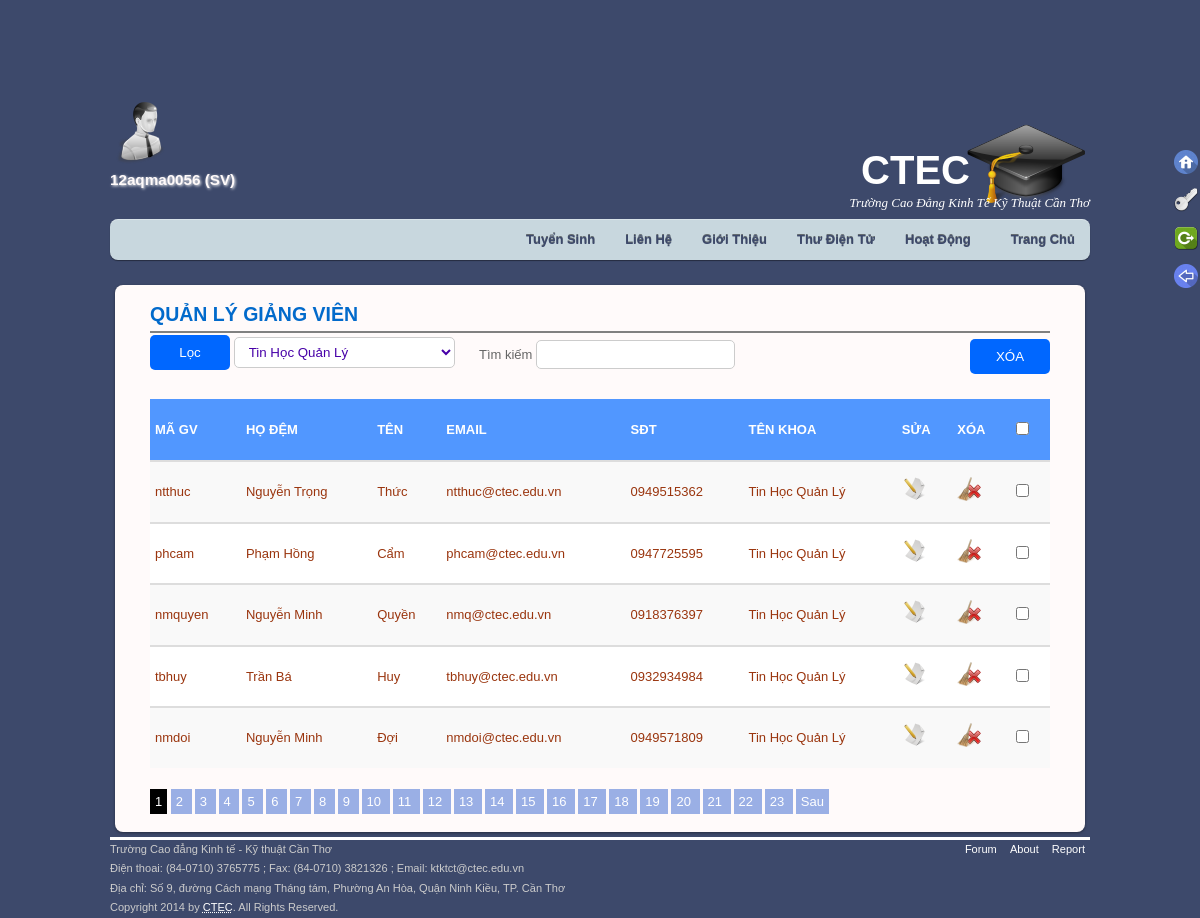
The app's page /php/QT.php (signed in) with its own data.
### tables this page shows
CREATE TABLE IF NOT EXISTS `taikhoan` (
  `tendangnhap` varchar(50) NOT NULL,
  `matkhau` varchar(50) NOT NULL,
  `quyen` varchar(50) NOT NULL,
  PRIMARY KEY (`tendangnhap`),
  KEY `quyen` (`quyen`)
);

CREATE TABLE IF NOT EXISTS `giangvien` (
  `idgiangvien` int(11) NOT NULL AUTO_INCREMENT,
  `magv` varchar(50) NOT NULL,
  `hodem` varchar(50) NOT NULL,
  `ten` varchar(50) NOT NULL,
  `email` varchar(50) NOT NULL,
  `SĐT` int(11) NOT NULL,
  `idkhoa` int(11) NOT NULL,
  PRIMARY KEY (`idgiangvien`),
  UNIQUE KEY `magv` (`magv`),
  UNIQUE KEY `magv_2` (`magv`),
  UNIQUE KEY `magv_3` (`magv`),
  KEY `idkhoa` (`idkhoa`),
  KEY `idkhoa_2` (`idkhoa`)
);

CREATE TABLE IF NOT EXISTS `khoa` (
  `idkhoa` int(11) NOT NULL AUTO_INCREMENT,
  `tenkhoa` varchar(45) DEFAULT NULL,
  PRIMARY KEY (`idkhoa`)
);

### php/ketnoi.php (called while the page is built, shortened)
<?php
$host= 'http://'.$_SERVER['HTTP_HOST'].'/';
$images=$host.'images/';
$php=$host.'php/';
$page=$host.'index.php?page=';
?>

### includes/div_QTGV.php (the view, shortened to what this page needs)
<article id="post clearfix" class="post clearfix">
	<h1 class="post-title"><a href="#">QUẢN LÝ GIẢNG VIÊN</a></h1>
    <hr color="gray" />
    <?php if (isset ( $_SESSION ["tendangnhap"] )){
    	 		if (! isset ( $_GET ['ok'] )) {
						$start = ($_GET ['page'] - 1) * 5;
						$select = "select magv, hodem, ten, email, SĐT, tenkhoa, idgiangvien  ";
						$select .= "from giangvien, khoa ";
						$select .= "where giangvien.idkhoa=khoa.idkhoa limit $start, 5";
						$kq = mysql_query ( $select, $connect );
						if($kq){
							$num = mysql_num_rows ( $kq );
							if ($num > 0) {
								echo '<form name="form1" method="post" action="checkGV.php">';
								echo "<input  type='submit' value='XÓA' name='delete' id='delete'/>";
								$sel = "select magv, hodem, ten, email, SĐT, tenkhoa, idgiangvien  ";
								$sel .= "from giangvien, khoa ";
								$sel .= "where giangvien.idkhoa=khoa.idkhoa";
								$res = mysql_query ( $sel, $connect );
								$number = mysql_num_rows ( $res );
								$tst = floor ( $number / 5 )+1;
								?>
							<br /><br/>	<?php if($num>0){ ?> <table><thead><tr><th>Mã GV</th><th>Họ Đệm<th>Tên</th>
							<th>Email</th><th>SĐT</th><th>Tên Khoa</th><th>Sửa</th><th>Xóa</th><th>
							<input type='checkbox' id='selectall' /></th></tr></thead> <tbody> <?php }
							else{
											echo "<br /><img src='".$images."del.png'><h2 style='margin-left: 150px;'>không có dữ liệu để hiện thị!</h2>";
											} ?>
								<?php while ( $row = mysql_fetch_array ( $kq ) ) {
									echo "<tr>";
									echo "<td>$row[0]</td>";
									echo "<td>$row[1]</td>";
									echo "<td>$row[2]</td>";
									echo "<td>$row[3]</td>";
									echo "<td>0$row[4]</td>";
									echo "<td>$row[5]</td>";
									echo "<td><a href='".$page."suagiangvien&&idgiangvien=$row[idgiangvien]'><img src='".$images."edit.png' /></td>";
									echo "<td><a href=\"#\" onclick=\"delgv_notpaging('$_GET[page]', '$row[idgiangvien]');\"><img src='".$images."xoa.png' /></a></td>";
									echo "<td><input class='checkbox1' name='checkbox[]' type='checkbox'
								value='$row[idgiangvien]' /></td></tr>";
								}
								echo " </tbody></table></form><br />";
								for($i = 1; $i <= $tst; $i ++) {
									if ($i == $_GET ['page']) {
										echo ' <a href="#" class="active">' . $i . '</a> ';
									} else {
										echo '<a class="a" href="'.$_SERVER['PHP_SELF'].'?page=' . $i . '">' . $i . ' </a>  ';
									}
								}
								if ($_GET ['page'] < $tst) {
									echo '<a class="a" href="'.$_SERVER['PHP_SELF'].'?page=' . ($_GET ['page'] + 1) . '"> Sau</a>';
								}
							}
							} else {
								echo "<br /><img src='".$images."del.png'><h2 style='margin-left: 150px;'>không có dữ liệu để hiện thị!</h2>";
							}
						}
    	  }else {
				header ( "location:$host.'dangnhap.php'" );
			   }
					?>
		<?php if($num>0){ ?>
			<form id="filter" action="<?=$_SERVER['PHP_SELF'];?>" method='get'>
				<input  class="filterbtn" type='submit' name='ok' value='Lọc' />
				<select class="input" name='selkhoa'>;
						<?php
						$re = mysql_query ( "SELECT * FROM khoa" );
						for(; $row = mysql_fetch_array ( $re );) {
							echo "<option value='" . $row ['idkhoa'] . "'>" . $row ['tenkhoa'] . "</option>";
						}
						?>
				</select>
			</form>
			<?php } ?>
</article>

### php/QT.php (shortened to what this page needs)
 <?php
         include "ketnoi.php";
    ?>
<!doctype html>
<html lang="en">
<head>
<link href="../css/main.css" rel="stylesheet" type="text/css">
<link href="../css/database.css" rel="stylesheet" type="text/css">
<link href="../css/QT.css" rel="stylesheet" type="text/css">
<link href="../css/media-queries.css" rel="stylesheet" type="text/css">
</head>
<body>
<?php include $inc."div_mxh.php"; ?>
<div id="pagewrap">
	<header id="header">
		<?php
			include $inc."div_user.php";
			include $inc."div.logo.php";
			include $inc."div_menu.php";
		?>
	</header>
	<br />
	<div id="content">
	<?php include $inc."div_QTGV.php"; ?>
	<?php if(isset($num)&&$num>0){ ?>
			<form id="search" >
				Tìm kiếm <input type="text" onkeyup="showResult(this.value)"  />
			</form>  <?php } ?>
	</div>
	<?php include $inc."div_footer.php"; ?>
</div>
</body>
</html>

### includes/div_mxh.php (shortened to what this page needs)
<div id="mxh">
	<ul class="social" id="css3">
			<?php if(isset($_SESSION['tendangnhap'])){ ?>
			<li class="index"><a href="<?=$host;?>"><strong>Trang chủ</strong></a></li>
						<li class="dmk"><a href='<?=$page.'doimatkhau';?>'><strong>Mật Khẩu</strong></a></li>
						<li class="dangxuat"><a href="<?=$php.'dangxuat.php';?>" onclick="return confirmLogout();"><strong>THOÁT</strong></a></li>
						<li class="back"><a href='javascript:history.go(-1)'><strong>Trở về</strong></a></li>
			<?php } ?>
			<?php
			if(isset($_SESSION['tendangnhap']) && $_SESSION['quyen']=='SV'){ ?>
					<li class="sinhvien"><a href='<?=$php.'SV.php';?>'><strong>Học Phần</strong></a></li>
			<?php } ?>
		</ul>
</div>

### includes/div_user.php
<?php
		if(isset($_SESSION['tendangnhap'])){
					$sl="select tendangnhap, quyen ";
					$sl.="from taikhoan ";
					$sl.="where tendangnhap="."'".$_SESSION["tendangnhap"]."'";
					$kq1=mysql_query($sl, $connect);
					while($row=mysql_fetch_array($kq1)){
					echo "<img src='".$images."admin.png' /><h3 style='color: snow; text-shadow: 1px 1px 3px white;'>$row[0] ($row[1])</h3>";
					}
			}
	 ?>

### includes/div.logo.php
<hgroup>
			<h1 id="site-logo"><a href="http://ctec.edu.vn">CTEC</a></h1>
			<h2 id="site-description">Trường Cao Đẳng Kinh Tế Kỹ Thuật Cần Thơ</h2>
		</hgroup>

### includes/div_menu.php
	<nav>
			<ul id="main-nav" class="clearfix">
		<li><a href="<?=$host?>">Trang Chủ</a></li>
		<li><a href="<?=$host.'slide/index.html';?>">Hoạt Động</a></li>
		<li><a href="http://mail.google.com/a/ctec.edu.vn">Thư Điện Tử</a></li>
		<li><a
			href="<?=$page.'gioithieu'?>">Giới
				Thiệu</a></li>
		<li><a
			href="<?=$page.'lienhe'?>">Liên
				Hệ</a>
			</li>
		<li><a href="http://www.ctec.edu.vn/ctec2013/?page=chitiet&id=386">Tuyển
				Sinh</a>
		</ul>
</nav>

### includes/div_footer.php (shortened to what this page needs)
<footer id="footer">
		<div id="information">
		<a href="http://ctec.edu.vn/Forum">Forum</a> <a href="#">About</a> <a
			href="#">Report</a>
	</div>
	<div id="copyright">
		Trường Cao đẳng Kinh tế - Kỹ thuật Cần Thơ<br /> Điện thoai: (84-0710)
		3765775 ; Fax: (84-0710) 3821326 ; Email: ktktct@ctec.edu.vn<br /> Địa
		chỉ: Số 9, đường Cách mạng Tháng tám, Phường An Hòa, Quận Ninh Kiều,
		TP. Cần Thơ<br /> Copyright 2014 by <a
			href="http://ctec.edu.vn/ctec2013"> <abbr
			title="Trương Cao Đẳng Kinh Tế Kỹ Thuật Cần Thơ">CTEC</abbr></a>. All
		Rights Reserved.
	</div>
	</footer>

### css/main.css (style rules this page uses)
html, body,div, dl, form, h1, h2, h3, h4, h5, h6, ol, p, pre, table, ul, dd, dt, li, tbody, td, tfoot, th, thead, tr, button, br, img, q, span { margin: 0; padding: 0 }
img { border: 0; outline: none }
img { max-width: 100%; height: auto; width: auto\9; }
article, aside, details, figcaption, figure, footer, header, hgroup, menu, nav, section { display: block }
body { background: #3D496B; font: 13px/150% Arial, Helvetica, sans-serif; color: #666 }
a { color: #026acb; text-decoration: none; outline: none; target: _blank }
#content { background: snow; padding: 20px 35px; -webkit-border-radius: 8px; -moz-border-radius: 8px; border-radius: 8px; -webkit-box-shadow: 0 1px 3px rgba(0, 0, 0, .4); -moz-box-shadow: 0 1px 3px rgba(0, 0, 0, .4); box-shadow: 0 1px 3px rgba(0, 0, 0, .4) }
#main-nav ul, li { margin: 14px 0 14px 24px; padding: 0; line-height: 140% }
#main-nav li { margin: 0 0 7px 0; padding: 0 }
#main-nav { width: 100%; background: #C8D7DE; margin: 0; padding: 0; position: absolute; right: 0; bottom: 0; z-index: 100; -webkit-border-radius: 8px; -moz-border-radius: 8px; border-radius: 8px; -webkit-box-shadow: inset 0 1px 0 rgba(255, 255, 255, .3), 0 1px 1px rgba(0, 0, 0, .4); -moz-box-shadow: inset 0 1px 0 rgba(255, 255, 255, .3), 0 1px 1px rgba(0, 0, 0, .4); box-shadow: inset 0 1px 0 rgba(255, 255, 255, .3), 0 1px 1px rgba(0, 0, 0, .4) }
#main-nav li { margin: 0; padding: 0; list-style: none; float: right; position: relative }
#main-nav li:first-child { margin-left: 10px }
#main-nav a { line-height: 100%; font-weight: bold; color: #3D496B; display: block; padding: 14px 15px; text-decoration: none; text-shadow: 0 -1px 0 rgba(0, 0, 0, .5) }
input[type="text"], input[type="password"] { background: #fff; border: 1px solid #ccc; padding: 6px 10px; outline: none; color: #4700A8; border-radius: 5px }
input[type="submit"] { background: #0067ff; border: 0; color: #fff; outline: none; width: 80px; padding: 10px; outline: none; border-radius: 5px }
#header { position: relative; height: 160px; background: transparent url("../images/logo.png") top right no-repeat }
#pagewrap { position: relative; }
#site-logo { position: absolute; top: 50px; right: 120px }
#site-logo a { font: bold 40px/100% Arial, Helvetica, sans-serif; color: #fff; text-decoration: none }
#site-description { font: italic 100%/130% "Times New Roman", Times, serif; color: #fff; position: absolute; top: 95px; right: 0 }
#footer { clear: both; color: #ccc; font-size: 85%; border-top: 3px solid white }
#footer a { color: #fff }
#information a { padding: 5px }
#information { float: right }
#mxh { display: none; position: fixed; right: 0px; top: 0px; background: transparent; width: 50px; height: 1000px; }
.social { list-style: none; margin-top: 150px; }
.social li { display: block; background-repeat: no-repeat; }
.social li a { display: block; width: 24px; height: 24px; position: relative; text-decoration: none }
li.index { background-image: url("../images/home.png") }
li.back { background-image: url("../images/back.png") }
li.dmk { background-image: url("../images/pass.png") }
li.dangxuat { background-image: url("../images/logout.png") }
li.sinhvien { background-image: url("../images/sinhvien.png") }
#css3 li { -webkit-transition-property: opacity; -webkit-transition-duration: 500ms; -moz-transition-property: opacity; -moz-transition-duration: 500ms }
table { display: table; border: 0; border-spacing: 0; width: 100%; text-align: left; margin: 5px auto }
th { padding: 5px; text-transform: uppercase; color: white; background: #5197FF; display: table-cell; font-weight: bold; vertical-align: middle; padding-top: 20px; padding-bottom: 20px }
td { padding: 5px; border-top: 2px solid #ddd; padding-top: 15px; padding-bottom: 15px; color: #9A350E }
tr:nth-child(even) { background-color: #f9f9f9 }

### css/database.css (style rules this page uses)
#pagewrap { width: 980px; margin: 100px auto 0 }
#content { margin: 5px auto; width: 900px; position: relative; }
.input { background: #fff; border: 1px solid #ccc; padding: 6px 10px; outline: none; -webkit-border-radius: 5px; -moz-border-radius: 5px; border-radius: 5px; color: #4700A8 }

### css/QT.css (style rules this page uses)
.a { padding: 5px; margin-right: 3px; color:#fff; background: #9aafe5; }
#filter { position: absolute; top: 50px; left: 35px }
#search, #searchSV { position: absolute; top: 55px; right: 350px }
#delete { margin-left: 820px; margin-top: 0px; }
.active { background: black; color: white; padding: 5px; }

### records on screen
taikhoan: tendangnhap "12aqma0056", quyen "SV"
giangvien: magv "ntthuc", hodem "Nguyễn Trọng", ten "Thức", email "ntthuc@ctec.edu.vn", SĐT "949515362", idkhoa.tenkhoa "Tin Học Quản Lý"
giangvien: magv "phcam", hodem "Phạm Hồng", ten "Cẩm", email "phcam@ctec.edu.vn", SĐT "947725595", idkhoa.tenkhoa "Tin Học Quản Lý"
giangvien: magv "nmquyen", hodem "Nguyễn Minh", ten "Quyền", email "nmq@ctec.edu.vn", SĐT "918376397", idkhoa.tenkhoa "Tin Học Quản Lý"
giangvien: magv "tbhuy", hodem "Trần Bá", ten "Huy", email "tbhuy@ctec.edu.vn", SĐT "932934984", idkhoa.tenkhoa "Tin Học Quản Lý"
giangvien: magv "nmdoi", hodem "Nguyễn Minh", ten "Đợi", email "nmdoi@ctec.edu.vn", SĐT "949571809", idkhoa.tenkhoa "Tin Học Quản Lý"

### other values on screen
form field selkhoa "Tin Học Quản Lý"
